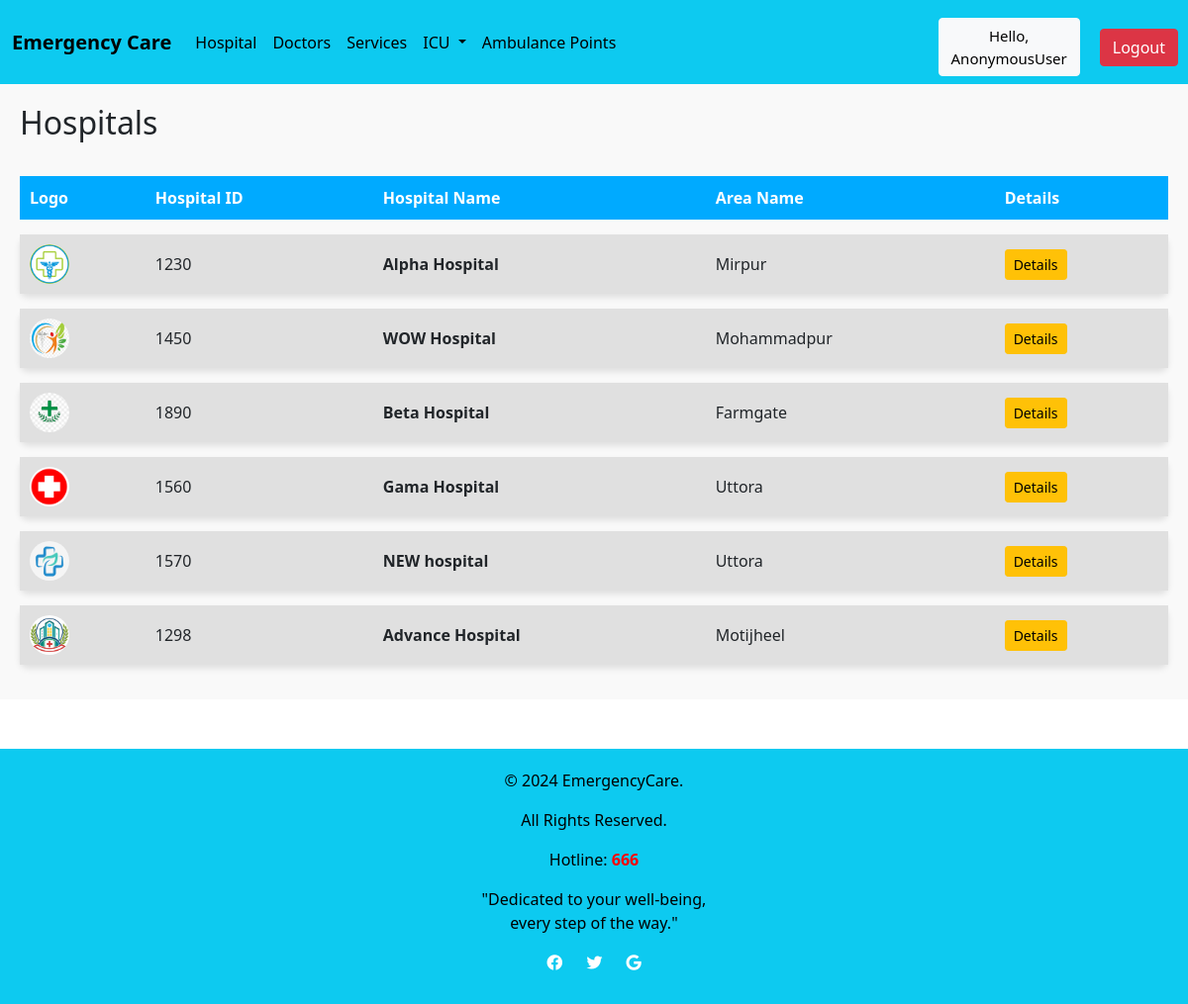
Page /Hospital/ on the committed database.
### emergencycare/models.py (models this page shows, shortened)
class Hospital(models.Model):
    H_ID = models.CharField(max_length=200)
    H_name = models.CharField(max_length=200)
    Area_name = models.ForeignKey(Location, on_delete=models.CASCADE)
    image = models.ImageField(upload_to='images/',blank=True, null=True, default='images/default.jpg')

class Location(models.Model):
    Area_name = models.CharField(max_length=200)
    Location_Number = models.IntegerField(blank=True,null=True)
    def __str__(self):
        return self.Area_name

### emergencycare/views.py (the view)
# urls.py: path('Hospital/',e_views.hospital,name='hospital'),
def hospital(request):
    hospital = Hospital.objects.all()
    context={
       'hospital':hospital,
    }
    return render(request,template_name='hospital.html',context=context)

### templates/hospital.html (shortened to what this page needs)
{% extends 'Home.html' %}
{% block content %}
{% load static %}
<div style="padding: 20px; background-color: #f9f9f9;">
    <h2 style="margin-bottom: 20px;">Hospitals</h2>
    {% if hospital %}
    <table style="width: 100%; border-collapse: separate; border-spacing: 0 15px;">
        <thead>
            <tr style="background-color: #00aaff; color: white; text-align: left; padding: 10px;">
                <th style="padding: 10px;">Logo</th>
                <th style="padding: 10px;">Hospital ID</th>
                <th style="padding: 10px;">Hospital Name</th>
                <th style="padding: 10px;">Area Name</th>
                <th style="padding: 10px;">Details</th>
            </tr>
        </thead>
        <tbody>
            {% for h in hospital %}
            <tr style="background-color: #e0e0e0; box-shadow: 0px 4px 6px rgba(0, 0, 0, 0.1); border-radius: 8px; overflow: hidden;">
                <td style="padding: 10px;"><img src="{{ h.image.url }}" style="height: 40px; width: 40px; border-radius: 50%;"></td>
                <td style="padding: 10px;">{{ h.H_ID }}</td>
                <td style="padding: 10px; font-weight: bold;">{{ h.H_name }}</td>
                <td style="padding: 10px;">{{ h.Area_name }}</td>
                <td style="padding: 10px;">
                    <a href="{% url 'Details' id=h.H_ID %}" class="btn btn-warning btn-sm">Details</a>
                </td>
            </tr>
            {% endfor %}
        </tbody>
    </table>
    {% else %}
    <p>No hospitals found.</p>
    {% endif %}
</div>
{% endblock %}

### rows in the picture
Hospital: image (picture), H_ID "1230", H_name "Alpha Hospital", Area_name "Mirpur"
Hospital: image (picture), H_ID "1450", H_name "WOW Hospital", Area_name "Mohammadpur"
Hospital: image (picture), H_ID "1890", H_name "Beta Hospital", Area_name "Farmgate"
Hospital: image (picture), H_ID "1560", H_name "Gama Hospital", Area_name "Uttora"
Hospital: image (picture), H_ID "1570", H_name "NEW hospital", Area_name "Uttora"
Hospital: image (picture), H_ID "1298", H_name "Advance Hospital", Area_name "Motijheel"

### other values in the picture
{{ request.user }} "AnonymousUser"
